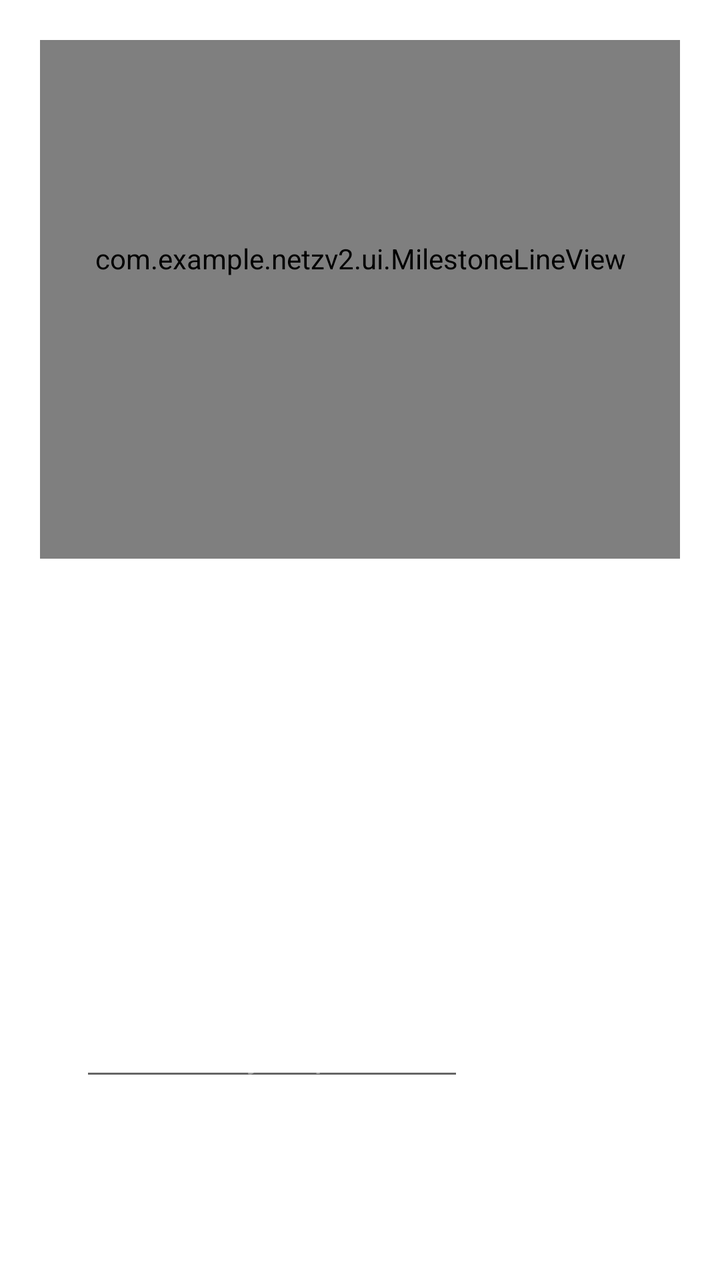
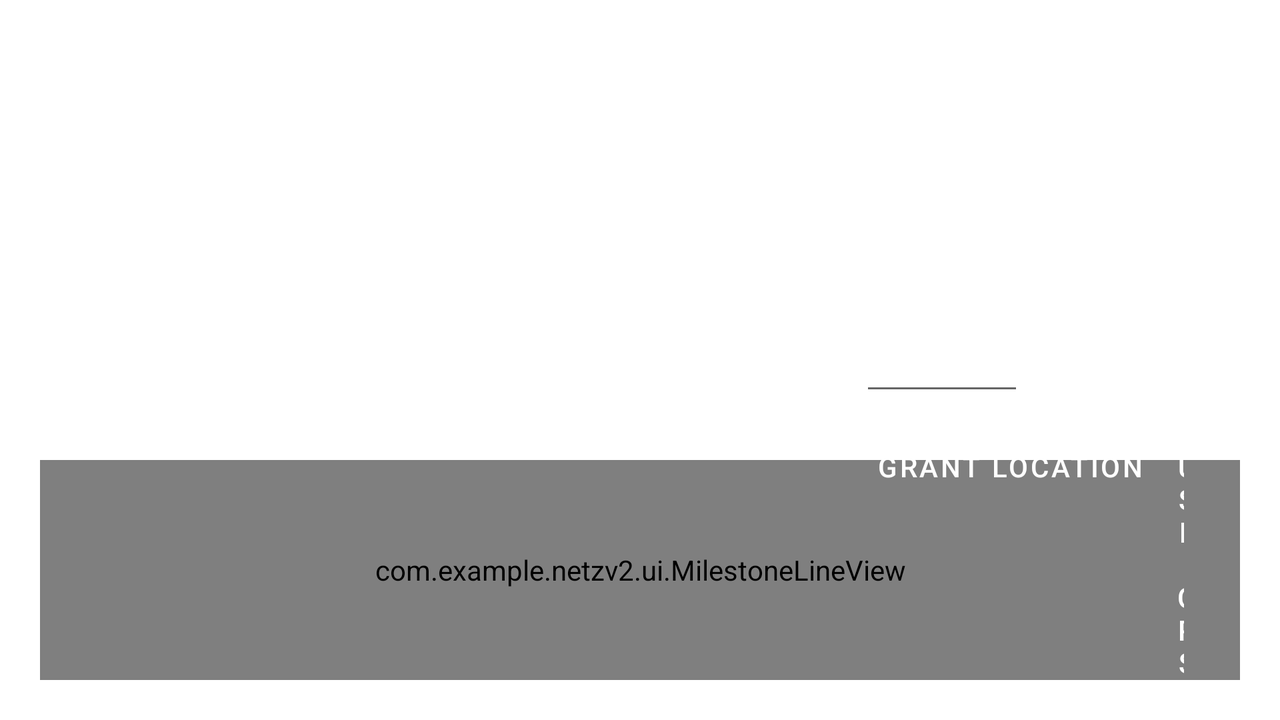

Two renders of one Android screen. The first uses the default layout on a phone; the second uses the alternative layout the repository ships for a different screen configuration, on a matching device. The two XML files are below.
<!-- AndroidManifest.xml: application theme Theme.NetzHahama -->
<!-- res/layout/activity_main.xml -->
<?xml version="1.0" encoding="utf-8"?>
<androidx.constraintlayout.widget.ConstraintLayout xmlns:android="http://schemas.android.com/apk/res/android"
    xmlns:app="http://schemas.android.com/apk/res-auto"
    xmlns:tools="http://schemas.android.com/tools"
    android:id="@+id/root"
    android:layout_width="match_parent"
    android:layout_height="match_parent"
    android:layoutDirection="ltr"
    android:fitsSystemWindows="true"
    android:padding="@dimen/screen_padding">

    <ImageButton
        android:id="@+id/btn_refresh"
        android:layout_width="40dp"
        android:layout_height="40dp"
        android:background="?attr/selectableItemBackgroundBorderless"
        android:contentDescription="@string/cd_refresh"
        android:src="@drawable/ic_refresh"
        app:layout_constraintStart_toStartOf="parent"
        app:layout_constraintTop_toTopOf="parent" />

    <TextView
        android:id="@+id/title"
        android:layout_width="0dp"
        android:layout_height="wrap_content"
        android:gravity="center"
        android:text="@string/title_netz_hahama"
        android:textColor="@color/text_primary"
        android:textDirection="locale"
        android:textSize="@dimen/text_title"
        android:textStyle="bold"
        app:layout_constraintBottom_toBottomOf="@id/btn_refresh"
        app:layout_constraintEnd_toStartOf="@id/btn_settings"
        app:layout_constraintStart_toEndOf="@id/btn_refresh"
        app:layout_constraintTop_toTopOf="@id/btn_refresh" />

    <ImageButton
        android:id="@+id/btn_settings"
        android:layout_width="40dp"
        android:layout_height="40dp"
        android:background="?attr/selectableItemBackgroundBorderless"
        android:contentDescription="@string/cd_settings"
        android:src="@drawable/ic_settings"
        app:layout_constraintEnd_toEndOf="parent"
        app:layout_constraintTop_toTopOf="parent" />

    <TextView
        android:id="@+id/offline_indicator"
        android:layout_width="0dp"
        android:layout_height="wrap_content"
        android:layout_marginTop="6dp"
        android:gravity="center"
        android:text="@string/indicator_offline"
        android:textColor="@color/text_tertiary"
        android:textDirection="locale"
        android:textSize="12sp"
        android:visibility="gone"
        app:layout_constraintEnd_toEndOf="parent"
        app:layout_constraintStart_toStartOf="parent"
        app:layout_constraintTop_toBottomOf="@id/title"
        tools:visibility="visible" />

    
    <LinearLayout
        android:id="@+id/countdown_card"
        android:layout_width="0dp"
        android:layout_height="0dp"
        android:layout_marginTop="@dimen/card_gap"
        android:layout_marginBottom="@dimen/card_gap"
        android:background="@drawable/bg_card"
        android:gravity="center"
        android:orientation="vertical"
        android:padding="@dimen/card_padding"
        app:layout_constraintBottom_toTopOf="@id/tfila_card"
        app:layout_constraintEnd_toEndOf="parent"
        app:layout_constraintStart_toStartOf="parent"
        app:layout_constraintTop_toBottomOf="@id/offline_indicator">

        <TextView
            android:id="@+id/countdown_label"
            android:layout_width="match_parent"
            android:layout_height="wrap_content"
            android:gravity="center"
            android:text="@string/label_next_netz"
            android:textColor="@color/text_secondary"
            android:textDirection="locale"
            android:textSize="@dimen/text_label" />

        <TextView
            android:id="@+id/countdown_value"
            android:layout_width="match_parent"
            android:layout_height="0dp"
            android:layout_weight="1"
            android:autoSizeMaxTextSize="180sp"
            android:autoSizeMinTextSize="32sp"
            android:autoSizeStepGranularity="2sp"
            android:autoSizeTextType="uniform"
            android:fontFamily="sans-serif-light"
            android:gravity="center"
            android:maxLines="1"
            android:text="@string/loading"
            android:textColor="@color/text_primary"
            android:textStyle="normal"
            tools:text="04:23:17" />

        <TextView
            android:id="@+id/countdown_subtitle"
            android:layout_width="match_parent"
            android:layout_height="wrap_content"
            android:gravity="center"
            android:textColor="@color/text_secondary"
            android:textDirection="locale"
            android:textSize="13sp"
            android:visibility="gone"
            tools:text="at 05:42"
            tools:visibility="visible" />
    </LinearLayout>

    
    <com.example.netzv2.ui.MilestoneLineView
        android:id="@+id/tfila_card"
        android:layout_width="0dp"
        android:layout_height="@dimen/tfila_card_height"
        android:layout_marginBottom="@dimen/card_gap"
        android:background="@drawable/bg_card"
        android:paddingTop="14dp"
        android:paddingBottom="14dp"
        android:paddingStart="6dp"
        android:paddingEnd="6dp"
        android:visibility="gone"
        app:layout_constraintBottom_toTopOf="@id/details_card"
        app:layout_constraintEnd_toEndOf="parent"
        app:layout_constraintStart_toStartOf="parent"
        tools:visibility="visible" />

    
    <LinearLayout
        android:id="@+id/details_card"
        android:layout_width="0dp"
        android:layout_height="wrap_content"
        android:layout_marginBottom="@dimen/card_gap"
        android:background="@drawable/bg_card"
        android:orientation="vertical"
        android:paddingStart="@dimen/card_padding"
        android:paddingEnd="@dimen/card_padding"
        android:paddingTop="6dp"
        android:paddingBottom="6dp"
        app:layout_constraintBottom_toTopOf="@id/manual_card"
        app:layout_constraintEnd_toEndOf="parent"
        app:layout_constraintStart_toStartOf="parent">

        <include
            android:id="@+id/row_date"
            layout="@layout/row_info" />

        <include
            android:id="@+id/row_status"
            layout="@layout/row_info" />

        <include
            android:id="@+id/row_location"
            layout="@layout/row_info" />
    </LinearLayout>

    
    <LinearLayout
        android:id="@+id/manual_card"
        android:layout_width="0dp"
        android:layout_height="wrap_content"
        android:background="@drawable/bg_card"
        android:orientation="vertical"
        android:padding="@dimen/card_padding"
        android:visibility="gone"
        app:layout_constraintBottom_toBottomOf="parent"
        app:layout_constraintEnd_toEndOf="parent"
        app:layout_constraintStart_toStartOf="parent"
        tools:visibility="visible">

        <TextView
            android:id="@+id/manual_message"
            android:layout_width="match_parent"
            android:layout_height="wrap_content"
            android:text="@string/msg_need_location"
            android:textColor="@color/text_primary"
            android:textDirection="locale"
            android:textSize="@dimen/text_label" />

        <LinearLayout
            android:layout_width="match_parent"
            android:layout_height="wrap_content"
            android:layout_marginTop="8dp"
            android:orientation="horizontal">

            <EditText
                android:id="@+id/edit_city"
                android:layout_width="0dp"
                android:layout_height="wrap_content"
                android:layout_weight="1"
                android:autofillHints="postalAddress"
                android:hint="@string/hint_search_city"
                android:imeOptions="actionSearch"
                android:inputType="text"
                android:textColor="@color/text_primary"
                android:textColorHint="@color/text_tertiary"
                android:textDirection="locale" />

            <Button
                android:id="@+id/btn_search"
                style="@style/Widget.MaterialComponents.Button.TextButton"
                android:layout_width="wrap_content"
                android:layout_height="wrap_content"
                android:text="@string/action_search"
                android:textColor="@color/text_primary" />
        </LinearLayout>

        <LinearLayout
            android:layout_width="match_parent"
            android:layout_height="wrap_content"
            android:orientation="horizontal">

            <Button
                android:id="@+id/btn_grant"
                style="@style/Widget.MaterialComponents.Button.TextButton"
                android:layout_width="wrap_content"
                android:layout_height="wrap_content"
                android:text="@string/action_grant_location"
                android:textColor="@color/text_primary" />

            <Button
                android:id="@+id/btn_use_gps"
                style="@style/Widget.MaterialComponents.Button.TextButton"
                android:layout_width="wrap_content"
                android:layout_height="wrap_content"
                android:text="@string/action_use_gps"
                android:textColor="@color/text_primary" />
        </LinearLayout>
    </LinearLayout>

</androidx.constraintlayout.widget.ConstraintLayout>
<!-- res/layout/row_info.xml (included above) -->
<?xml version="1.0" encoding="utf-8"?>
<LinearLayout xmlns:android="http://schemas.android.com/apk/res/android"
    android:layout_width="match_parent"
    android:layout_height="wrap_content"
    android:gravity="center_vertical"
    android:orientation="horizontal"
    android:paddingTop="@dimen/row_gap"
    android:paddingBottom="@dimen/row_gap">

    <ImageView
        android:id="@+id/row_icon"
        android:layout_width="@dimen/icon_size"
        android:layout_height="@dimen/icon_size"
        android:layout_marginEnd="14dp"
        android:importantForAccessibility="no"
        tools:ignore="ContentDescription"
        xmlns:tools="http://schemas.android.com/tools" />

    <TextView
        android:id="@+id/row_value"
        android:layout_width="0dp"
        android:layout_height="wrap_content"
        android:layout_weight="1"
        android:textColor="@color/text_primary"
        android:textSize="@dimen/text_value"
        android:textDirection="locale"
        tools:text="value"
        xmlns:tools="http://schemas.android.com/tools" />
</LinearLayout>
<!-- resources referenced by this layout -->
<resources>
  <color name="text_primary">#FFFFFFFF</color>
  <color name="text_secondary">#A6FFFFFF</color>
  <color name="text_tertiary">#66FFFFFF</color>
  <dimen name="card_gap">12dp</dimen>
  <dimen name="card_padding">20dp</dimen>
  <dimen name="icon_size">22dp</dimen>
  <dimen name="row_gap">10dp</dimen>
  <dimen name="screen_padding">20dp</dimen>
  <dimen name="text_label">13sp</dimen>
  <dimen name="text_title">18sp</dimen>
  <dimen name="text_value">17sp</dimen>
  <dimen name="tfila_card_height">300dp</dimen>
  <string name="action_grant_location">Grant location</string>
  <string name="action_search">Search</string>
  <string name="action_use_gps">Use GPS</string>
  <string name="cd_refresh">Refresh zmanim</string>
  <string name="cd_settings">Open settings</string>
  <string name="hint_search_city">Search city or place</string>
  <string name="indicator_offline">Offline — showing cached data</string>
  <string name="label_next_netz">Next Netz HaChama in</string>
  <string name="loading">Loading…</string>
  <string name="msg_need_location">We need your location to compute Netz HaChama.</string>
  <string name="title_netz_hahama">Netz HaChama</string>
  <style name="Theme.NetzHahama" parent="Theme.MaterialComponents.DayNight.NoActionBar">
          <item name="colorPrimary">@color/brand_primary</item>
          <item name="colorPrimaryVariant">@color/brand_primary_variant</item>
          <item name="colorOnPrimary">@color/white</item>
          <item name="colorSecondary">@color/brand_secondary</item>
          <item name="colorOnSecondary">@color/black</item>
          <item name="android:windowBackground">@drawable/bg_sky</item>
          <item name="android:statusBarColor">@color/sky_top</item>
          <item name="android:navigationBarColor">@color/sky_bottom</item>
          <item name="android:windowLightStatusBar">false</item>
      </style>
  <color name="brand_primary">#FFF4A985</color>
  <color name="brand_primary_variant">#FFD98863</color>
  <color name="white">#FFFFFFFF</color>
  <color name="brand_secondary">#FFFCD56C</color>
  <color name="black">#FF000000</color>
  <color name="sky_top">#FF1F2138</color>
  <color name="sky_bottom">#FFF4A985</color>
</resources>
<!-- res/layout-land/activity_main.xml (the repository's variant of the layout above) -->
<!-- drawn on the phone turned sideways -->
<?xml version="1.0" encoding="utf-8"?>
<androidx.constraintlayout.widget.ConstraintLayout xmlns:android="http://schemas.android.com/apk/res/android"
    xmlns:app="http://schemas.android.com/apk/res-auto"
    xmlns:tools="http://schemas.android.com/tools"
    android:id="@+id/root"
    android:layout_width="match_parent"
    android:layout_height="match_parent"
    android:layoutDirection="ltr"
    android:fitsSystemWindows="true"
    android:padding="@dimen/screen_padding">

    <androidx.constraintlayout.widget.Guideline
        android:id="@+id/vertical_split"
        android:layout_width="wrap_content"
        android:layout_height="wrap_content"
        android:orientation="vertical"
        app:layout_constraintGuide_percent="0.65" />

    <ImageButton
        android:id="@+id/btn_refresh"
        android:layout_width="40dp"
        android:layout_height="40dp"
        android:background="?attr/selectableItemBackgroundBorderless"
        android:contentDescription="@string/cd_refresh"
        android:src="@drawable/ic_refresh"
        app:layout_constraintStart_toStartOf="parent"
        app:layout_constraintTop_toTopOf="parent" />

    <TextView
        android:id="@+id/title"
        android:layout_width="0dp"
        android:layout_height="wrap_content"
        android:gravity="center"
        android:text="@string/title_netz_hahama"
        android:textColor="@color/text_primary"
        android:textDirection="locale"
        android:textSize="@dimen/text_title"
        android:textStyle="bold"
        app:layout_constraintBottom_toBottomOf="@id/btn_refresh"
        app:layout_constraintEnd_toStartOf="@id/btn_settings"
        app:layout_constraintStart_toEndOf="@id/btn_refresh"
        app:layout_constraintTop_toTopOf="@id/btn_refresh" />

    <ImageButton
        android:id="@+id/btn_settings"
        android:layout_width="40dp"
        android:layout_height="40dp"
        android:background="?attr/selectableItemBackgroundBorderless"
        android:contentDescription="@string/cd_settings"
        android:src="@drawable/ic_settings"
        app:layout_constraintEnd_toEndOf="parent"
        app:layout_constraintTop_toTopOf="parent" />

    <TextView
        android:id="@+id/offline_indicator"
        android:layout_width="0dp"
        android:layout_height="wrap_content"
        android:layout_marginTop="4dp"
        android:gravity="center"
        android:text="@string/indicator_offline"
        android:textColor="@color/text_tertiary"
        android:textDirection="locale"
        android:textSize="12sp"
        android:visibility="gone"
        app:layout_constraintEnd_toEndOf="parent"
        app:layout_constraintStart_toStartOf="parent"
        app:layout_constraintTop_toBottomOf="@id/title"
        tools:visibility="visible" />

    <LinearLayout
        android:id="@+id/countdown_card"
        android:layout_width="0dp"
        android:layout_height="0dp"
        android:layout_marginTop="@dimen/card_gap"
        android:layout_marginEnd="@dimen/card_gap"
        android:background="@drawable/bg_card"
        android:gravity="center"
        android:orientation="vertical"
        android:padding="@dimen/card_padding"
        app:layout_constraintBottom_toTopOf="@id/tfila_card"
        app:layout_constraintEnd_toStartOf="@id/vertical_split"
        app:layout_constraintStart_toStartOf="parent"
        app:layout_constraintTop_toBottomOf="@id/offline_indicator">

        <TextView
            android:id="@+id/countdown_label"
            android:layout_width="match_parent"
            android:layout_height="wrap_content"
            android:gravity="center"
            android:text="@string/label_next_netz"
            android:textColor="@color/text_secondary"
            android:textDirection="locale"
            android:textSize="@dimen/text_label" />

        <TextView
            android:id="@+id/countdown_value"
            android:layout_width="match_parent"
            android:layout_height="0dp"
            android:layout_weight="1"
            android:autoSizeMaxTextSize="220sp"
            android:autoSizeMinTextSize="28sp"
            android:autoSizeStepGranularity="2sp"
            android:autoSizeTextType="uniform"
            android:fontFamily="sans-serif-light"
            android:gravity="center"
            android:maxLines="1"
            android:text="@string/loading"
            android:textColor="@color/text_primary"
            tools:text="04:23:17" />

        <TextView
            android:id="@+id/countdown_subtitle"
            android:layout_width="match_parent"
            android:layout_height="wrap_content"
            android:gravity="center"
            android:textColor="@color/text_secondary"
            android:textDirection="locale"
            android:textSize="13sp"
            android:visibility="gone"
            tools:text="at 05:42"
            tools:visibility="visible" />
    </LinearLayout>

    
    <com.example.netzv2.ui.MilestoneLineView
        android:id="@+id/tfila_card"
        android:layout_width="0dp"
        android:layout_height="@dimen/tfila_card_height_land"
        android:layout_marginTop="@dimen/card_gap"
        android:background="@drawable/bg_card"
        android:paddingTop="10dp"
        android:paddingBottom="10dp"
        android:paddingStart="14dp"
        android:paddingEnd="14dp"
        android:visibility="gone"
        app:layout_constraintBottom_toBottomOf="parent"
        app:layout_constraintEnd_toEndOf="parent"
        app:layout_constraintStart_toStartOf="parent"
        tools:visibility="visible" />

    <LinearLayout
        android:id="@+id/details_card"
        android:layout_width="0dp"
        android:layout_height="wrap_content"
        android:layout_marginTop="@dimen/card_gap"
        android:background="@drawable/bg_card"
        android:orientation="vertical"
        android:paddingStart="@dimen/card_padding"
        android:paddingEnd="@dimen/card_padding"
        android:paddingTop="6dp"
        android:paddingBottom="6dp"
        app:layout_constraintEnd_toEndOf="parent"
        app:layout_constraintStart_toEndOf="@id/vertical_split"
        app:layout_constraintTop_toBottomOf="@id/offline_indicator">

        <include
            android:id="@+id/row_date"
            layout="@layout/row_info" />

        <include
            android:id="@+id/row_status"
            layout="@layout/row_info" />

        <include
            android:id="@+id/row_location"
            layout="@layout/row_info" />
    </LinearLayout>

    <LinearLayout
        android:id="@+id/manual_card"
        android:layout_width="0dp"
        android:layout_height="wrap_content"
        android:layout_marginTop="@dimen/card_gap"
        android:background="@drawable/bg_card"
        android:orientation="vertical"
        android:padding="@dimen/card_padding"
        android:visibility="gone"
        app:layout_constraintBottom_toTopOf="@id/tfila_card"
        app:layout_constraintEnd_toEndOf="parent"
        app:layout_constraintStart_toEndOf="@id/vertical_split"
        app:layout_constraintTop_toBottomOf="@id/details_card"
        tools:visibility="visible">

        <TextView
            android:id="@+id/manual_message"
            android:layout_width="match_parent"
            android:layout_height="wrap_content"
            android:text="@string/msg_need_location"
            android:textColor="@color/text_primary"
            android:textDirection="locale"
            android:textSize="@dimen/text_label" />

        <LinearLayout
            android:layout_width="match_parent"
            android:layout_height="wrap_content"
            android:layout_marginTop="8dp"
            android:orientation="horizontal">

            <EditText
                android:id="@+id/edit_city"
                android:layout_width="0dp"
                android:layout_height="wrap_content"
                android:layout_weight="1"
                android:autofillHints="postalAddress"
                android:hint="@string/hint_search_city"
                android:imeOptions="actionSearch"
                android:inputType="text"
                android:textColor="@color/text_primary"
                android:textColorHint="@color/text_tertiary"
                android:textDirection="locale" />

            <Button
                android:id="@+id/btn_search"
                style="@style/Widget.MaterialComponents.Button.TextButton"
                android:layout_width="wrap_content"
                android:layout_height="wrap_content"
                android:text="@string/action_search"
                android:textColor="@color/text_primary" />
        </LinearLayout>

        <LinearLayout
            android:layout_width="match_parent"
            android:layout_height="wrap_content"
            android:orientation="horizontal">

            <Button
                android:id="@+id/btn_grant"
                style="@style/Widget.MaterialComponents.Button.TextButton"
                android:layout_width="wrap_content"
                android:layout_height="wrap_content"
                android:text="@string/action_grant_location"
                android:textColor="@color/text_primary" />

            <Button
                android:id="@+id/btn_use_gps"
                style="@style/Widget.MaterialComponents.Button.TextButton"
                android:layout_width="wrap_content"
                android:layout_height="wrap_content"
                android:text="@string/action_use_gps"
                android:textColor="@color/text_primary" />
        </LinearLayout>
    </LinearLayout>

</androidx.constraintlayout.widget.ConstraintLayout>
<!-- resources referenced by the variant -->
<!-- as the phone turned sideways resolves them -->
<resources>
  <color name="text_primary">#FFFFFFFF</color>
  <color name="text_secondary">#A6FFFFFF</color>
  <color name="text_tertiary">#66FFFFFF</color>
  <dimen name="card_gap">12dp</dimen>
  <dimen name="card_padding">20dp</dimen>
  <dimen name="icon_size">22dp</dimen>
  <dimen name="row_gap">10dp</dimen>
  <dimen name="screen_padding">20dp</dimen>
  <dimen name="text_label">13sp</dimen>
  <dimen name="text_title">18sp</dimen>
  <dimen name="text_value">17sp</dimen>
  <dimen name="tfila_card_height_land">110dp</dimen>
  <string name="action_grant_location">Grant location</string>
  <string name="action_search">Search</string>
  <string name="action_use_gps">Use GPS</string>
  <string name="cd_refresh">Refresh zmanim</string>
  <string name="cd_settings">Open settings</string>
  <string name="hint_search_city">Search city or place</string>
  <string name="indicator_offline">Offline — showing cached data</string>
  <string name="label_next_netz">Next Netz HaChama in</string>
  <string name="loading">Loading…</string>
  <string name="msg_need_location">We need your location to compute Netz HaChama.</string>
  <string name="title_netz_hahama">Netz HaChama</string>
  <style name="Theme.NetzHahama" parent="Theme.MaterialComponents.DayNight.NoActionBar">
          <item name="colorPrimary">@color/brand_primary</item>
          <item name="colorPrimaryVariant">@color/brand_primary_variant</item>
          <item name="colorOnPrimary">@color/white</item>
          <item name="colorSecondary">@color/brand_secondary</item>
          <item name="colorOnSecondary">@color/black</item>
          <item name="android:windowBackground">@drawable/bg_sky</item>
          <item name="android:statusBarColor">@color/sky_top</item>
          <item name="android:navigationBarColor">@color/sky_bottom</item>
          <item name="android:windowLightStatusBar">false</item>
      </style>
  <color name="brand_primary">#FFF4A985</color>
  <color name="brand_primary_variant">#FFD98863</color>
  <color name="white">#FFFFFFFF</color>
  <color name="brand_secondary">#FFFCD56C</color>
  <color name="black">#FF000000</color>
  <color name="sky_top">#FF1F2138</color>
  <color name="sky_bottom">#FFF4A985</color>
</resources>
